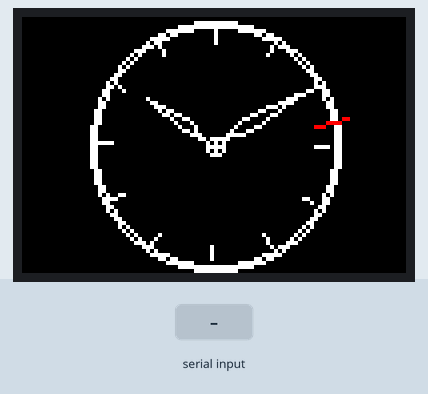
Bench run of a sketch on a simulated Arduino Uno, built with avr-gcc and run on an emulated ATmega328P. Parts: 96×64 colour display. Inputs (shaded band) come from the test bench. What the sketch prints to the serial monitor is not drawn.

Above: at 1.3 s.
1.4 s: "S" received over Serial
At 5.4 s:
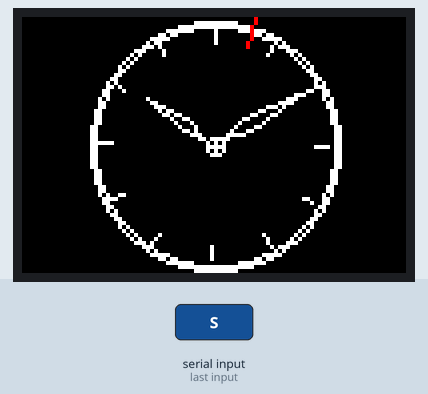
At 17.9 s:
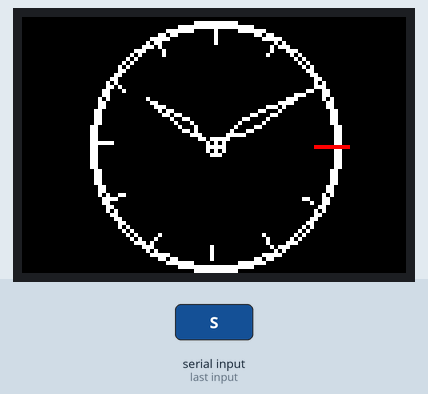
Timing chart, 0 to 19.4 s (numbered marks = the images above; inputs shaded):
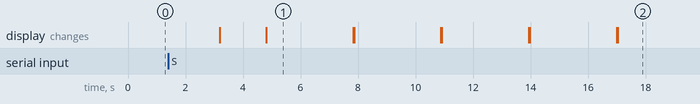

Measured:
- what the display in image 1 shows lasts 3.0 s, from 4.8 s to 7.8 s

The sketch:

arduos.ino
```cpp
#define sclk 13
#define mosi 11
#define cs   10
#define rst  9
#define dc   8

#define	BLACK           0x0000
#define	BLUE            0x001F
#define	RED             0xF800
#define	GREEN           0x07E0
#define CYAN            0x07FF
#define MAGENTA         0xF81F
#define YELLOW          0xFFE0
#define WHITE           0xFFFF

#include <Adafruit_GFX.h>
#include <Adafruit_SSD1331.h>
#include <SPI.h>


Adafruit_SSD1331 display = Adafruit_SSD1331(cs, dc, mosi, sclk, rst);

float pie = 3.1415926;

void setup(void) {
  Serial.begin(9600);            //Start serial
  display.begin();               //Start display
  Serial.println("init");        //Print INIT in serial
  display.fillScreen(BLACK);     //Clear the screen
}

int seconds   = 10;               //The second
int minutes   = 10;               //The minute
int hours     = 10;               //The hour
bool am       = true;            //Is it AM or PM

String BTCVAL = "$00000.00";     //Value of Bitcoin to be recieved from BLE
bool stringstop = false;
String msg1     = "";            //1st line message to be displayed from BLE
String msg2     = "";            //2st line message to be displayed from BLE
String msg3     = "";            //3st line message to be displayed from BLE
String instring = "";            //Whole imput string from BLE

int clockCenterX = 48;           //Clock center x
int clockCenterY = 32;           //Clock center y

String clockface = "2";          //What clockface is active

void loop() {
  Serial.begin(9600);                      //Start serial
  if(Serial.available()) {                 //If message is recieved from serial (BLE)
    delay(500);                            //Wait for full message (.5 seconds)
    GetSerialBLE();                        //Split Message Recieved from Serial(BLE) into HOUR, MINUTE, SECOND, MSG(1,2,3), and BTCVAL
    //DisplayMessage(msg1, msg2, msg3, 5);   //Display the recieved data
  }
  UpdateTime();                            //Update the time
  if(clockface == "1") {                   //Is clock face digital
    DisplayTimeDig(5);                     //Display the time (Numbers)
  }
  if(clockface == "2") {                   //Is clock face traditional
    DisplayTimeClock();                    //Display the time (Clock)
  }
  Serial.println(String(minutes));
  delay(10);
  Serial.println(clockface);
  delay(10);
}

void DisplayMessage (String m1, String m2, String m3, int delayt)    //Display a message
{
    display.setTextColor(WHITE);                                     //Set text to white
    display.setCursor(0,0);                                          //Write text in top left
      display.print(m1);                                             //Write first message
    display.setCursor(0,15);                                         //Write text 15 pixels lower
      display.print(m2);                                             //Write second message
    display.setCursor(0,30);                                         //Write text 15 pixels lower
      display.print(m3);                                             //Write third message

    delay(delayt*1000);                                              //Wait for desired amount of time

    display.setTextColor(BLACK);                                     //Set text to black (to work as a faster method to clear the screen
    display.setCursor(0,0);                                          //Clear scren
      display.print(m1);                                             //Clear scren
    display.setCursor(0,15);                                         //Clear scren
      display.print(m2);                                             //Clear scren
    display.setCursor(0,30);                                         //Clear scren
      display.print(m3);                                             //Clear scren

    seconds += delayt;                                               //Add desired delay time to actual time
}

void GetSerialBLE ()                                                 //Get and split text from serial (ble)
{
    instring = Serial.readString();                                  //Set a string as the serial (ble) input
    for(int i = 0; i < 250; i++)                                     //Read string for at most 250 characters
    {
      if(instring.substring(i, i+1) == "H")                          //If the character H is found
      {
         hours = instring.substring(i+1, i+3).toInt();               //Read just the hours text and set to hours
         instring.remove(i+1, i+3);                                  //Cut out the hours text
      }

      if(instring.substring(i, i+1) == "M")                          //If the character M is found
      {
         minutes = instring.substring(i+1, i+3).toInt();             //Read just the minutes text and set to minutes
         instring.remove(i+1, i+3);
      }

      if(instring.substring(i, i+1) == "S")                          //If the character S is found
      {
        seconds = instring.substring(i+1, i+3).toInt();              //Read just the seconds text and set to seconds
        instring.remove(i+1, i+3);
      }

      if(instring.substring(i, i+2) == "Q1")                         //If the characters Q1 are found
      {
        msg1 = instring.substring(i+2, i+17);                        //Read just Message1 and set to msg2
        instring.remove(i+2, i+17);                                  //Cut out msg2 text
      }

      if(instring.substring(i, i+2) == "Q2")                         //If the characters Q2 are found
      {
        msg2 = instring.substring(i+2, i+17);                        //Read just Message2 and set to msg2
        instring.remove(i+2, i+17);                                  //Cut out msg2 text
      }

      if(instring.substring(i, i+2) == "Q3")                         //If the characters Q3 are found
      {
        msg3 = instring.substring(i+2, i+17);                        //Read just Message3 and set to msg3
        instring.remove(i+2, i+17);                                  //Cut out msg3 text
      }

      if(instring.substring(i, i+1) == "B")                          //If the character B is found
      {
        BTCVAL = instring.substring(i+1, i+10);                      //Read just the BTC text and set to BTCVAL
        instring.remove(i+1, i+10);                                  //Cut out the BTC text
      }

      if(instring.substring(i, i+1) == "C")                         //If the characters C is found
      {
        clockface = "2";                                            //Set clockface to 2
      }

      if(instring.substring(i, i+1) == "D")                         //If the characters D is found
      {
        clockface = "1";                                            //Set clockface to 2
      }
    }

    Serial.println(BTCVAL);
}

void UpdateTime ()          //Update the time
{
  if(seconds > 60) {       //If more than 1 minute has passed
    seconds = 0;           //Reset seconds
    minutes++;             //Add one minute
  }

  if(minutes > 60) {       //If more than 1 hour has passed
    minutes = 0;           //Reset minutes
    hours++;               //Add one hour
  }

  if(hours > 12) {         //If more than 12 hours have passed
    hours = 0;             //Reset hours
    if(am) {               //If it is in the AM
      am = false;          //Set the time to PM
    } else {               //If it is in the PM
      am = true;           //Set the time to AM
    }
  }

  seconds += 3;
}

void DisplayTimeDig (int delaytime)        //Display the time on screen
{
  Serial.println(minutes);              //Print minutes to serial (BLE)
  Serial.println(seconds);              //Print seconds to serial (BLE)

  display.setTextColor(WHITE);          //Set text to white (WRITE)
  display.setCursor(0,0);               //Set text to top left
    display.print(hours);               //Write hours
  display.setCursor(30,0);              //Set text to 30 pixels right
    display.print("HOUR");              //Write HOUR
  display.setCursor(0,15);              //Set text 15 pixels down
    display.print(minutes);             //Write minutes
  display.setCursor(30,15);             //Set text 30 pixels right
    display.print("MINUTE");            //Write MINUTE
  display.setCursor(0,30);              //Set text 30 pixels down
    display.print(seconds);             //Write seconds
  display.setCursor(30,30);             //Set text 30 pixels right
    display.print("SECOND");            //Write SECOND
  display.setCursor(0,45);              //Set text 45 pixels down
    display.print("BTC: ");             //Write BTC:
  display.setCursor(30,45);             //Set text 30 pixels right
    display.print(BTCVAL);              //Write BTCVAL

  delay(delaytime*1000);                //Wait for desired delay time

  display.setTextColor(BLACK);          //Set text to black (ERASE)
  display.setCursor(0,0);               //Set text to top left
    display.print(hours);               //Write hours
  display.setCursor(30,0);              //Set text to 30 pixels right
    display.print("HOUR");              //Write HOUR
  display.setCursor(0,15);              //Set text 15 pixels down
    display.print(minutes);             //Write minutes
  display.setCursor(30,15);             //Set text 30 pixels right
    display.print("MINUTE");            //Write MINUTE
  display.setCursor(0,30);              //Set text 30 pixels down
    display.print(seconds);             //Write seconds
  display.setCursor(30,30);             //Set text 30 pixels right
    display.print("SECOND");            //Write SECOND
  display.setCursor(0,45);              //Set text 45 pixels down
    display.print("BTC: ");             //Write BTC:
  display.setCursor(30,45);             //Set text 30 pixels right
    display.print(BTCVAL);              //Write BTCVAL

  seconds += delaytime;                 //Add desired delay time to actual time
}

void DisplayTimeClock ()
{


  for (int i=0; i<2; i++)                                           //Draw 2 circles, basically a thick circle in the middle
  {
    display.drawCircle(clockCenterX, clockCenterY, 31-i, WHITE);    //Draw the circles
  }
  for (int i=0; i<3; i++)                                           //Draw 3 circles, basically a thick circle as the outside
  {
    display.drawCircle(clockCenterX, clockCenterY, i, WHITE);       //Draw the circles
  }


  for (int i=0; i<12; i++)                                          // Draw a small mark for every hour
  {
    drawMark(i, WHITE);                                             //Draw the marks
  }

  drawSec(seconds, RED);                                            //Draw the seconds mark
  drawMin(minutes, WHITE);                                          //Draw the minutes hand
  drawHour(hours, minutes, WHITE);                                  //Draw the hours hand

  delay(3000);                                                      //Wait 3 seconds


  for (int i=0; i<2; i++)                                           //Erase inner circle
  {
    display.drawCircle(clockCenterX, clockCenterY, 31-i, BLACK);    //Erase circles
  }
  for (int i=0; i<3; i++)                                           //Erase outer circle
  {
    display.drawCircle(clockCenterX, clockCenterY, i, BLACK);       //Erase circles
  }

  for (int i=0; i<12; i++)                                          //Erase hours marks
  {
    drawMark(i, BLACK);                                             //Erase marks
  }

  drawSec(seconds, BLACK);                                          //Erase seconds mark
  drawMin(minutes, BLACK);                                          //Erase minutes hand
  drawHour(hours, minutes, BLACK);                                  //Erase hours hand
}


void drawMark(int h, uint16_t col)                                                                  //Draw a mark
{
  float x1, y1, x2, y2;                                                                             //4 floats for two points

  h=h*30;                                                                                           //Multiply h by 30 for degrees
  h=h+270;                                                                                          //Add 270 to h for degrees

  x1=29*cos(h*0.0175);                                                                              //Calculate x1
  y1=29*sin(h*0.0175);                                                                              //Calculate y1
  x2=26*cos(h*0.0175);                                                                              //Calculate x2
  y2=26*sin(h*0.0175);                                                                              //Calculate y2

  display.drawLine(x1+clockCenterX, y1+clockCenterY, x2+clockCenterX, y2+clockCenterY, col);        //Draw the mark
}

void drawSec(int s, uint16_t col)                                                                     //Draw seconds mark
{
  float x1, y1, x2, y2;                                                                               //4 floats for two points

  s=s*6;                                                                                              //Multiply s by 6 for degrees
  s=s+270;                                                                                            //Add 270 to s for degrees

  x1=34*cos(s*0.0175);                                                                                //Calculate x1
  y1=34*sin(s*0.0175);                                                                                //Calculate y2
  x2=26*cos(s*0.0175);                                                                                //Calculate x2
  y2=26*sin(s*0.0175);                                                                                //Calculate y2

  //if ((s % 5) == 0)
  //  display.drawLine(x1+clockCenterX, y1+clockCenterY, x2+clockCenterX, y2+clockCenterY, BLACK);
  //else
    display.drawLine(x1+clockCenterX, y1+clockCenterY, x2+clockCenterX, y2+clockCenterY, col);        //Draw the seconds mark
}

void drawMin(int m, uint16_t col)                                                                     //Draw minutes hand
{
  float x1, y1, x2, y2, x3, y3, x4, y4;                                                               //8 floats for 4 points

  m=m*6;                                                                                              //Multiply m by 6 for degrees
  m=m+270;                                                                                            //Add 270 to m for degrees

  x1=25*cos(m*0.0175);                                                                                //Calculate x1
  y1=25*sin(m*0.0175);                                                                                //Calculate y1
  x2=3*cos(m*0.0175);                                                                                 //Calculate x2
  y2=3*sin(m*0.0175);                                                                                 //Calculate y2
  x3=10*cos((m+8)*0.0175);                                                                            //Calculate x3
  y3=10*sin((m+8)*0.0175);                                                                            //Calculate y3
  x4=10*cos((m-8)*0.0175);                                                                            //Calculate x4
  y4=10*sin((m-8)*0.0175);                                                                            //Calculate y4

  display.drawLine(x1+clockCenterX, y1+clockCenterY, x3+clockCenterX, y3+clockCenterY, col);          //Draw part of minute hand
  display.drawLine(x3+clockCenterX, y3+clockCenterY, x2+clockCenterX, y2+clockCenterY, col);          //Draw part of minute hand
  display.drawLine(x2+clockCenterX, y2+clockCenterY, x4+clockCenterX, y4+clockCenterY, col);          //Draw part of minute hand
  display.drawLine(x4+clockCenterX, y4+clockCenterY, x1+clockCenterX, y1+clockCenterY, col);          //Draw part of minute hand
}

void drawHour(int h, int m, uint16_t col)                                                             //Draw hour hand
{
  float x1, y1, x2, y2, x3, y3, x4, y4;                                                               //8 floats for 4 points

  h=(h*30)+(m/2);                                                                                     //Multiply h by 30 and add it to half of m for degrees
  h=h+270;                                                                                            //Add 270 to h for degrees

  x1=20*cos(h*0.0175);                                                                                //Calculate x1
  y1=20*sin(h*0.0175);                                                                                //Calculate y2
  x2=3*cos(h*0.0175);                                                                                 //Calculate x2
  y2=3*sin(h*0.0175);                                                                                 //Calculate y2
  x3=8*cos((h+12)*0.0175);                                                                            //Calculate x3
  y3=8*sin((h+12)*0.0175);                                                                            //Calculate y3
  x4=8*cos((h-12)*0.0175);                                                                            //Calculate x4
  y4=8*sin((h-12)*0.0175);                                                                            //Calculate y4

  display.drawLine(x1+clockCenterX, y1+clockCenterY, x3+clockCenterX, y3+clockCenterY, col);          //Draw part of hours hand
  display.drawLine(x3+clockCenterX, y3+clockCenterY, x2+clockCenterX, y2+clockCenterY, col);          //Draw part of hours hand
  display.drawLine(x2+clockCenterX, y2+clockCenterY, x4+clockCenterX, y4+clockCenterY, col);          //Draw part of hours hand
  display.drawLine(x4+clockCenterX, y4+clockCenterY, x1+clockCenterX, y1+clockCenterY, col);          //Draw part of hours hand
}
```
